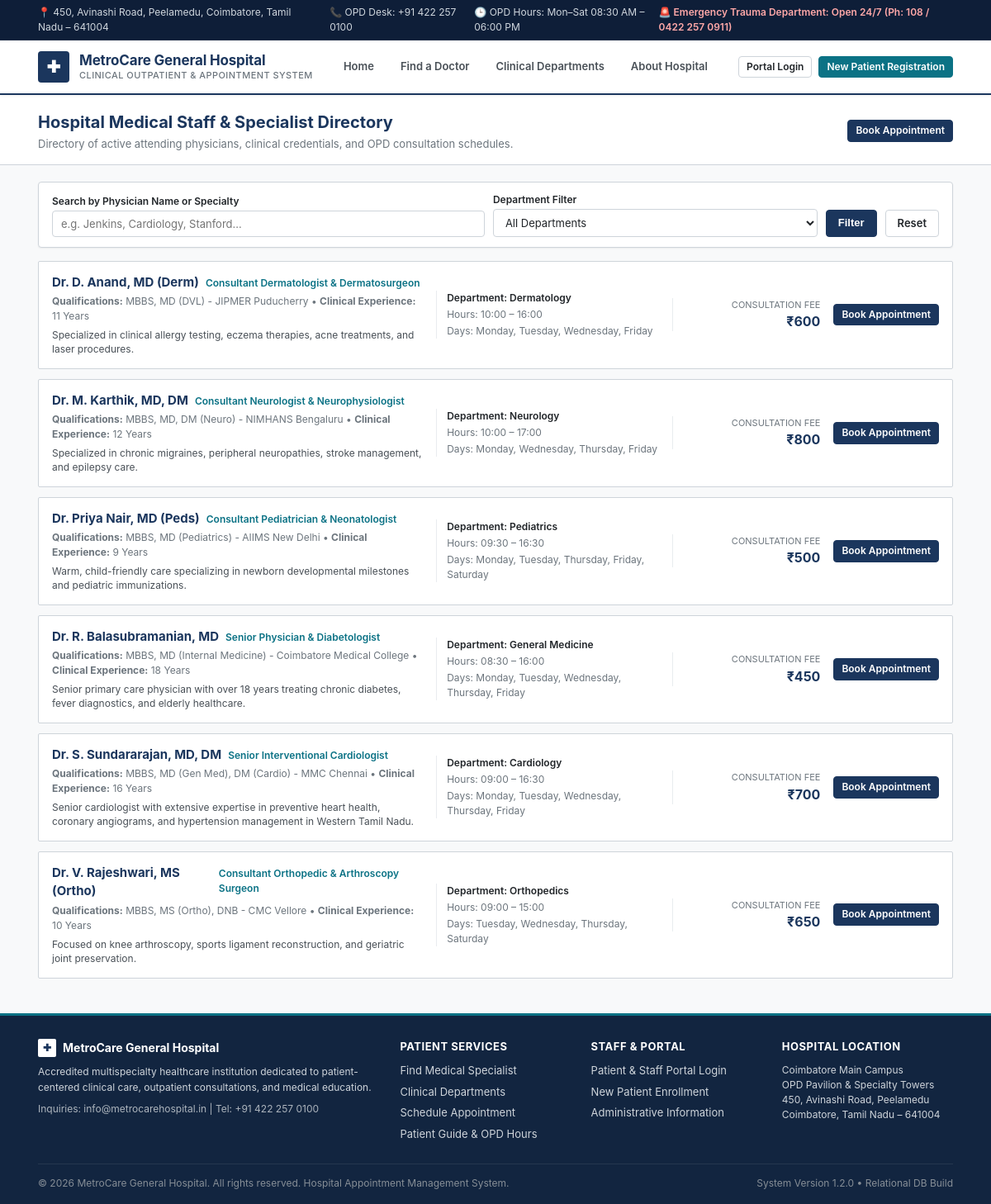
Page /doctors on the committed database.
### tables this page shows
CREATE TABLE doctors (
        id INTEGER PRIMARY KEY AUTOINCREMENT,
        user_id INTEGER UNIQUE NOT NULL,
        department_id INTEGER NOT NULL,
        specialization TEXT NOT NULL,
        qualification TEXT NOT NULL,
        experience_years INTEGER NOT NULL DEFAULT 1,
        consultation_fee REAL NOT NULL DEFAULT 500.0,
        available_days TEXT NOT NULL, -- e.g. "Monday, Tuesday, Wednesday, Thursday, Friday"
        slot_start_time TEXT NOT NULL DEFAULT '09:00',
        slot_end_time TEXT NOT NULL DEFAULT '17:00',
        slot_duration_mins INTEGER NOT NULL DEFAULT 30,
        bio TEXT,
        FOREIGN KEY (user_id) REFERENCES users(id) ON DELETE CASCADE,
        FOREIGN KEY (department_id) REFERENCES departments(id) ON DELETE RESTRICT
    );

CREATE TABLE users (
        id INTEGER PRIMARY KEY AUTOINCREMENT,
        role TEXT NOT NULL CHECK(role IN ('admin', 'doctor', 'patient')),
        email TEXT UNIQUE NOT NULL,
        password_hash TEXT NOT NULL,
        full_name TEXT NOT NULL,
        phone TEXT,
        created_at TIMESTAMP DEFAULT CURRENT_TIMESTAMP
    );

CREATE TABLE departments (
        id INTEGER PRIMARY KEY AUTOINCREMENT,
        name TEXT UNIQUE NOT NULL,
        icon TEXT NOT NULL,
        description TEXT NOT NULL
    );

### app/main.py (the view)
@main_bp.route('/doctors')
def doctors():
    search_query = request.args.get('search', '').strip()
    dept_id = request.args.get('department', '').strip()
    conn = get_db_connection()
    departments = conn.execute("SELECT * FROM departments ORDER BY name").fetchall()
    query = """
        SELECT d.*, u.full_name, u.email, u.phone, dept.name as department_name, dept.icon as dept_icon
        FROM doctors d
        JOIN users u ON d.user_id = u.id
        JOIN departments dept ON d.department_id = dept.id
        WHERE 1=1
    """
    params = []
    if search_query:
        query += " AND (u.full_name LIKE ? OR d.specialization LIKE ? OR d.qualification LIKE ?)"
        term = f"%{search_query}%"
        params.extend([term, term, term])
    if dept_id and dept_id.isdigit():
        query += " AND d.department_id = ?"
        params.append(int(dept_id))
    query += " ORDER BY u.full_name ASC"
    doctor_list = conn.execute(query, params).fetchall()
    conn.close()
    return render_template('doctors.html', doctors=doctor_list, departments=departments,
                           search_query=search_query, selected_dept=dept_id)

### app/database.py (called while the page is built)
def get_db_connection():
    from flask import current_app
    db_file = DB_PATH
    try:
        if current_app and 'DATABASE' in current_app.config:
            db_file = current_app.config['DATABASE']
    except RuntimeError:
        pass
    conn = sqlite3.connect(db_file)
    conn.row_factory = sqlite3.Row
    conn.execute("PRAGMA foreign_keys = ON")
    return conn

### app/templates/doctors.html (shortened to what this page needs)
{% extends 'base.html' %}
{% block content %}
<div class="page-title-bar">
  <div class="container">
    <div>
      <h1 class="page-heading">Hospital Medical Staff & Specialist Directory</h1>
      <div class="page-subheading">Directory of active attending physicians, clinical credentials, and OPD consultation schedules.</div>
    </div>
    <a href="{{ url_for('patient.book_appointment') if session.get('role') == 'patient' else url_for('auth.login') }}" class="btn btn-primary btn-sm">
      Book Appointment
    </a>
  </div>
</div>
<div class="container" style="padding-bottom: 30px;">
  <div class="hospital-panel" style="margin-bottom: 16px;">
    <div class="panel-body" style="padding: 12px 16px;">
      <form method="GET" action="{{ url_for('main.doctors') }}" style="display: grid; grid-template-columns: 2fr 1.5fr auto auto; gap: 10px; align-items: flex-end;">
        <div>
          <label class="form-label" style="font-size: 12px; margin-bottom: 2px;">Search by Physician Name or Specialty</label>
          <input type="text" name="search" class="form-control" placeholder="e.g. Jenkins, Cardiology, Stanford..." value="{{ search_query }}">
        </div>
        <div>
          <label class="form-label" style="font-size: 12px; margin-bottom: 2px;">Department Filter</label>
          <select name="department" class="form-select">
            <option value="">All Departments</option>
          </select>
        </div>
        <div>
          <button type="submit" class="btn btn-primary" style="height: 33px;">Filter</button>
        </div>
        <div>
          <a href="{{ url_for('main.doctors') }}" class="btn btn-secondary" style="height: 33px;">Reset</a>
        </div>
      </form>
    </div>
  </div>
  {% if doctors %}
    <div>
      {% for doc in doctors %}
      <div class="doctor-row-card">
        <div>
          <div style="display: flex; align-items: baseline; gap: 8px;">
            <h3 style="font-size: 15px; font-weight: 700; color: var(--hospital-navy); margin: 0;">{{ doc.full_name }}</h3>
            <span style="font-size: 12px; color: var(--hospital-teal); font-weight: 600;">{{ doc.specialization }}</span>
          </div>
          <div style="font-size: 12px; color: var(--text-muted); margin-top: 3px;">
            <strong>Qualifications:</strong> {{ doc.qualification }} &bull; <strong>Clinical Experience:</strong> {{ doc.experience_years }} Years
          </div>
          <p style="font-size: 12px; color: var(--text-secondary); margin-top: 6px; margin-bottom: 0; line-height: 1.4;">
            {{ doc.bio }}
          </p>
        </div>
        <div style="font-size: 12px; border-left: 1px solid var(--border-light); padding-left: 12px;">
          <div style="font-weight: 600; color: var(--text-dark);">Department: {{ doc.department_name }}</div>
          <div style="color: var(--text-muted); margin-top: 2px;">Hours: {{ doc.slot_start_time }} – {{ doc.slot_end_time }}</div>
          <div style="color: var(--text-muted); margin-top: 2px;">Days: {{ doc.available_days }}</div>
        </div>
        <div style="text-align: right; border-left: 1px solid var(--border-light); padding-left: 12px;">
          <div style="font-size: 11px; text-transform: uppercase; color: var(--text-muted);">Consultation Fee</div>
          <div style="font-size: 16px; font-weight: 700; color: var(--hospital-navy);">₹{{ "%.0f"|format(doc.consultation_fee) }}</div>
        </div>
        <div>
          <a href="{{ url_for('patient.book_appointment', doctor_id=doc.id) }}" class="btn btn-primary btn-sm">
            Book Appointment
          </a>
        </div>
      </div>
      {% endfor %}
    </div>
  {% endif %}
</div>
{% endblock %}

### app/static/css/styles.css (style rules this page uses)
:root { --hospital-navy: #1B365D; --hospital-navy-dark: #122540; --hospital-navy-light: #2A4B7C; --hospital-teal: #0B7285; --hospital-teal-light: #E3FAFC; --hospital-accent: #008080; --status-scheduled: #1971C2; --status-scheduled-bg: #E7F5FF; --status-completed: #2B8A3E; --status-completed-bg: #EBFBEE; --status-cancelled: #C92A2A; --status-cancelled-bg: #FFF5F5; --status-rescheduled: #D9480F; --status-rescheduled-bg: #FFF4E6; --bg-page: #F8F9FA; --bg-white: #FFFFFF; --bg-subtle: #F1F3F5; --bg-header-top: #0E1E38; --border-color: #CED4DA; --border-light: #E9ECEF; --border-dark: #ADB5BD; --text-dark: #212529; --text-secondary: #495057; --text-muted: #6C757D; --radius-xs: 2px; --radius-sm: 4px; --radius-md: 6px; --shadow-subtle: 0 1px 3px rgba(0, 0, 0, 0.08); --shadow-card: 0 1px 2px rgba(0, 0, 0, 0.06); }
*, *::before, *::after { box-sizing: border-box; margin: 0; padding: 0; }
body { font-family: -apple-system, BlinkMacSystemFont, "Segoe UI", Roboto, "Helvetica Neue", Arial, sans-serif; font-size: 14px; line-height: 1.5; color: var(--text-dark); background-color: var(--bg-page); min-height: 100vh; display: flex; flex-direction: column; }
a { color: var(--hospital-navy); text-decoration: none; }
.container { width: 100%; max-width: 1140px; margin: 0 auto; padding: 0 16px; }
.btn { display: inline-flex; align-items: center; justify-content: center; gap: 6px; font-size: 13px; font-weight: 600; padding: 7px 14px; border-radius: var(--radius-sm); border: 1px solid transparent; cursor: pointer; text-decoration: none !important; line-height: 1.4; white-space: nowrap; transition: background-color 0.15s ease, border-color 0.15s ease; }
.btn-primary { background-color: var(--hospital-navy); border-color: var(--hospital-navy); color: #FFFFFF !important; }
.btn-secondary { background-color: #FFFFFF; border-color: var(--border-color); color: var(--text-dark) !important; }
.btn-sm { padding: 4px 9px; font-size: 12px; }
.hospital-panel { background: var(--bg-white); border: 1px solid var(--border-color); border-radius: var(--radius-sm); box-shadow: var(--shadow-card); margin-bottom: 20px; }
.panel-body { padding: 18px; }
.form-label { display: block; font-size: 13px; font-weight: 600; color: var(--text-dark); margin-bottom: 4px; }
.form-control, .form-select { width: 100%; padding: 7px 10px; font-size: 13px; color: var(--text-dark); background-color: #FFFFFF; border: 1px solid var(--border-color); border-radius: var(--radius-sm); font-family: inherit; transition: border-color 0.15s ease, box-shadow 0.15s ease; }
.page-title-bar { padding: 18px 0 14px; border-bottom: 1px solid var(--border-color); margin-bottom: 20px; background-color: #FFFFFF; }
.page-title-bar .container { display: flex; justify-content: space-between; align-items: center; }
.page-heading { font-size: 20px; font-weight: 700; color: var(--hospital-navy); margin: 0; }
.page-subheading { font-size: 13px; color: var(--text-muted); margin-top: 2px; }
.doctor-row-card { background: #FFFFFF; border: 1px solid var(--border-color); border-radius: var(--radius-xs); padding: 14px 16px; margin-bottom: 12px; display: grid; grid-template-columns: 2.5fr 1.5fr 1fr auto; align-items: center; gap: 16px; }

### rows in the picture
doctors: full_name "Dr. D. Anand, MD (Derm)", specialization "Consultant Dermatologist & Dermatosurgeon", qualification "MBBS, MD (DVL) - JIPMER Puducherry", experience_years "11", bio "Specialized in clinical allergy testing, eczema therapies, acne treatments, and laser procedures.", department_name "Dermatology", slot_start_time "10:00", slot_end_time "16:00", available_days "Monday, Tuesday, Wednesday, Friday", consultation_fee "600"
doctors: full_name "Dr. M. Karthik, MD, DM", specialization "Consultant Neurologist & Neurophysiologist", qualification "MBBS, MD, DM (Neuro) - NIMHANS Bengaluru", experience_years "12", bio "Specialized in chronic migraines, peripheral neuropathies, stroke management, and epilepsy care.", department_name "Neurology", slot_start_time "10:00", slot_end_time "17:00", available_days "Monday, Wednesday, Thursday, Friday", consultation_fee "800"
doctors: full_name "Dr. Priya Nair, MD (Peds)", specialization "Consultant Pediatrician & Neonatologist", qualification "MBBS, MD (Pediatrics) - AIIMS New Delhi", experience_years "9", bio "Warm, child-friendly care specializing in newborn developmental milestones and pediatric immunizations.", department_name "Pediatrics", slot_start_time "09:30", slot_end_time "16:30", available_days "Monday, Tuesday, Thursday, Friday, Saturday", consultation_fee "500"
doctors: full_name "Dr. R. Balasubramanian, MD", specialization "Senior Physician & Diabetologist", qualification "MBBS, MD (Internal Medicine) - Coimbatore Medical College", experience_years "18", bio "Senior primary care physician with over 18 years treating chronic diabetes, fever diagnostics, and elderly healthcare.", department_name "General Medicine", slot_start_time "08:30", slot_end_time "16:00", available_days "Monday, Tuesday, Wednesday, Thursday, Friday", consultation_fee "450"
doctors: full_name "Dr. S. Sundararajan, MD, DM", specialization "Senior Interventional Cardiologist", qualification "MBBS, MD (Gen Med), DM (Cardio) - MMC Chennai", experience_years "16", bio "Senior cardiologist with extensive expertise in preventive heart health, coronary angiograms, and hypertension management in Western Tamil Nadu.", department_name "Cardiology", slot_start_time "09:00", slot_end_time "16:30", available_days "Monday, Tuesday, Wednesday, Thursday, Friday", consultation_fee "700"
doctors: full_name "Dr. V. Rajeshwari, MS (Ortho)", specialization "Consultant Orthopedic & Arthroscopy Surgeon", qualification "MBBS, MS (Ortho), DNB - CMC Vellore", experience_years "10", bio "Focused on knee arthroscopy, sports ligament reconstruction, and geriatric joint preservation.", department_name "Orthopedics", slot_start_time "09:00", slot_end_time "15:00", available_days "Tuesday, Wednesday, Thursday, Saturday", consultation_fee "650"
